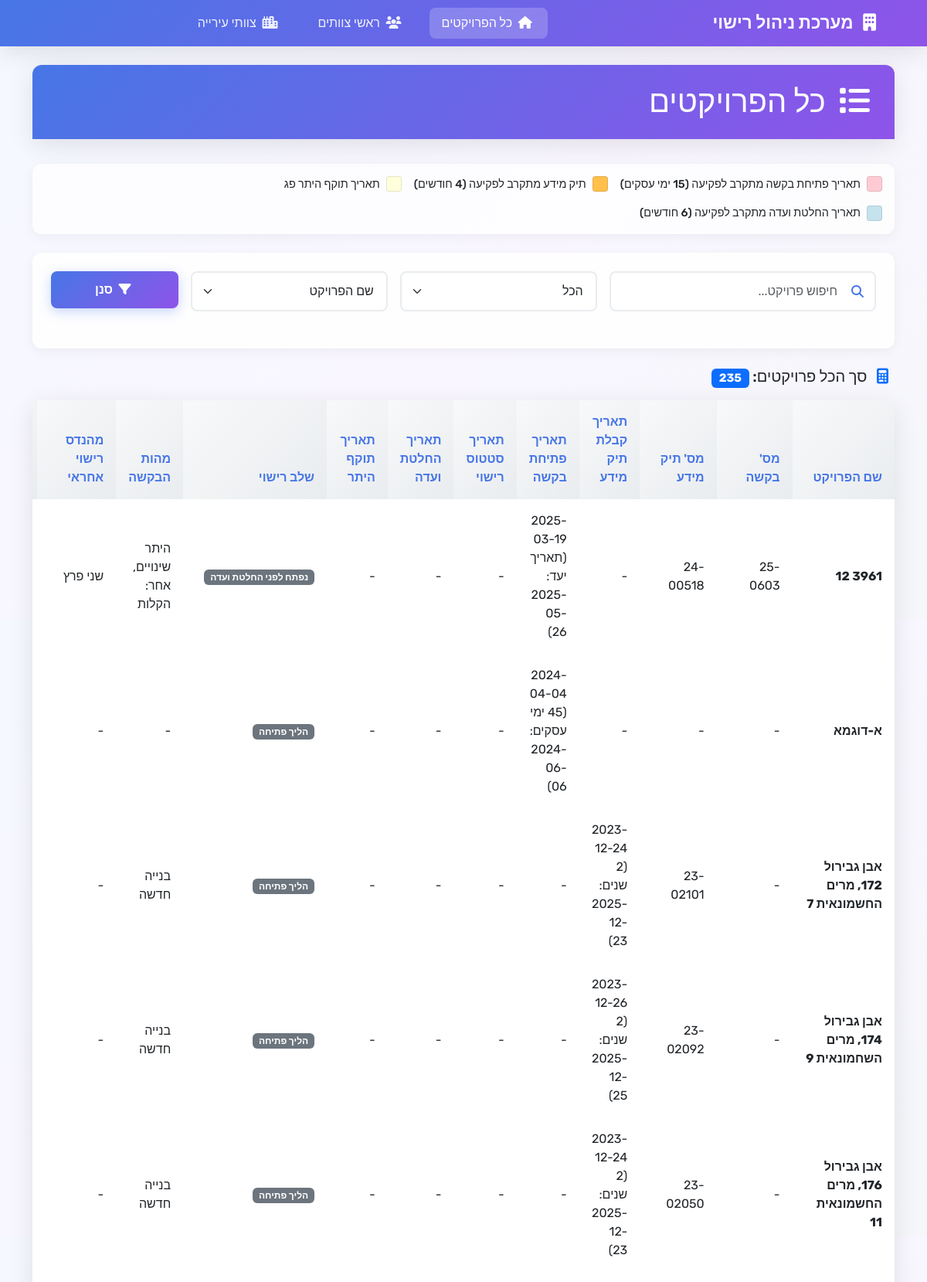
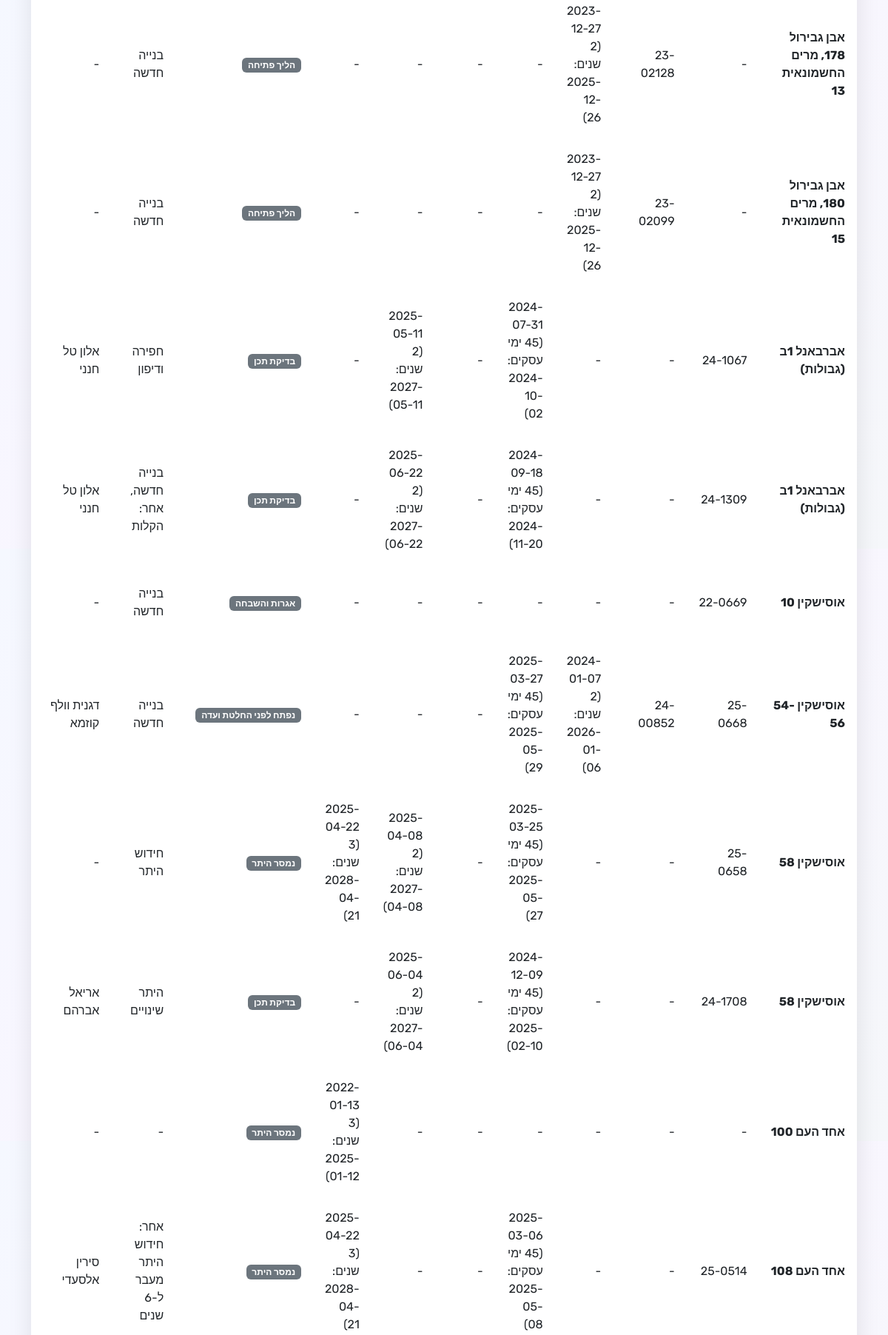
The page / (upper part) on the database its author committed (2 pictures, top to bottom).
### tables this page shows
CREATE TABLE projects (
                id INTEGER PRIMARY KEY AUTOINCREMENT,
                project_name TEXT NOT NULL,
                request_number TEXT NOT NULL,
                date TEXT NOT NULL,
                team_leader TEXT NOT NULL,
                stage TEXT NOT NULL
            , request_date TEXT, opening_date TEXT, notes TEXT, licensing_engineer TEXT, request_types TEXT, engineer TEXT, info_file_number TEXT, status_date TEXT, management_company TEXT, entrepreneur_name TEXT, architect TEXT, city TEXT, city_team TEXT, committee_date TEXT, permit_validity_date TEXT, info_date_extension INTEGER DEFAULT 0, opening_date_extension INTEGER DEFAULT 0, status_date_extension INTEGER DEFAULT 0, committee_date_extension INTEGER DEFAULT 0, permit_validity_date_extension INTEGER DEFAULT 0);

### app.py (the view, shortened to what this page needs)
@app.route('/')
def index():
    conn = get_db_connection()
    search = request.args.get('search', '')
    stage_filter = request.args.get('stage', 'הכל')
    sort_by = request.args.get('sort', 'project_name')
    query = """
        SELECT
            id, project_name, request_number, info_file_number,
            date, opening_date, status_date, committee_date, permit_validity_date,
            team_leader, stage, request_types, engineer, management_company,
            entrepreneur_name, architect, city, notes,
            info_date_extension, opening_date_extension, status_date_extension,
            committee_date_extension, permit_validity_date_extension, city_team
        FROM projects
        WHERE 1=1
    """
    params = []
    if stage_filter != 'הכל':
        query += " AND stage = ?"
        params.append(stage_filter)
    if sort_by in ['project_name', 'request_number', 'date', 'opening_date', 'stage', 'engineer', 'team_leader']:
        query += f" ORDER BY {sort_by}"
    else:
        query += " ORDER BY project_name"
    projects = conn.execute(query, params).fetchall()
    formatted_projects = []
    for project in projects:
        project_dict = dict(project)
        if project_dict.get('date'):
            project_dict['formatted_info_date'] = format_date_with_extension(
                project_dict['date'],
                project_dict.get('info_date_extension', 0),
                'info'
            )
        if project_dict.get('opening_date'):
            project_dict['formatted_opening_date'] = format_date_with_extension(
                project_dict['opening_date'],
                project_dict.get('opening_date_extension', 0),
                'opening'
            )
        if project_dict.get('committee_date'):
            project_dict['formatted_committee_date'] = format_date_with_extension(
                project_dict['committee_date'],
                project_dict.get('committee_date_extension', 0),
                'committee'
            )
        if project_dict.get('permit_validity_date'):
            project_dict['formatted_permit_date'] = format_date_with_extension(
                project_dict['permit_validity_date'],
                project_dict.get('permit_validity_date_extension', 0),
                'permit'
            )
        project_dict['row_color'] = get_row_color_class(project_dict)
        formatted_projects.append(project_dict)
    conn.close()
    return render_template('index.html',
                         projects=formatted_projects,
                         stages=LICENSING_STAGES,
                         current_stage=stage_filter,
                         search=search,
                         sort_by=sort_by,
                         project_count=len(formatted_projects))

### app.py (called while the page is built, shortened)
def get_db_connection():
    conn = sqlite3.connect(DATABASE_PATH)
    conn.row_factory = sqlite3.Row
    return conn

def calculate_base_date_by_type(original_date, field_type):
    if field_type == 'opening':
        business_target = calculate_business_days(original_date.strftime('%Y-%m-%d'), 45)
        return datetime.strptime(business_target, '%Y-%m-%d') if business_target else original_date + timedelta(days=180)
    elif field_type in ['info', 'committee']:
        return original_date + timedelta(days=730)
    elif field_type == 'permit':
        return original_date + timedelta(days=1095)
    else:
        return original_date + timedelta(days=180)

def format_base_date_by_type(original_date_str, field_type):
    if not original_date_str:
        return ""
    try:
        original_date = datetime.strptime(original_date_str, '%Y-%m-%d')
        base_date = calculate_base_date_by_type(original_date, field_type)
        if field_type == 'opening':
            business_target = calculate_business_days(original_date_str, 45)
            return f"{original_date_str}<br>(45 ימי עסקים: {business_target})"
        elif field_type in ['info', 'committee']:
            return f"{original_date_str}<br>(2 שנים: {base_date.strftime('%Y-%m-%d')})"
        elif field_type == 'permit':
            return f"{original_date_str}<br>(3 שנים: {base_date.strftime('%Y-%m-%d')})"
        else:
            return original_date_str
    except:
        return original_date_str

def get_base_description(field_type):
    if field_type == 'opening':
        return "45 ימי עסקים"
    elif field_type in ['info', 'committee']:
        return "2 שנים"
    elif field_type == 'permit':
        return "3 שנים"
    else:
        return "בסיס"

def check_date_expired_with_extensions(date_str):
    try:
        if not date_str:
            return False
        current_date = datetime.now()
        if '<br>' in date_str and ':' in date_str:
            lines = date_str.split('<br>')
            if len(lines) >= 2:
                import re
                date_match = re.search(r':\s*(\d{4}-\d{2}-\d{2})', lines[1])
                if date_match:
                    target_date_str = date_match.group(1)
                    target_date = datetime.strptime(target_date_str, '%Y-%m-%d')
                    return current_date.date() > target_date.date()
    except:
        return False

### templates/index.html (shortened to what this page needs)
{% extends "base.html" %}
{% block content %}
<div class="row">
    <div class="col-12">
        <div class="card">
            <div class="card-header">
                <h1 class="mb-0">
                    <i class="fas fa-list me-2"></i>
                    כל הפרויקטים
                </h1>
            </div>
        </div>
        <div class="status-legend">
            <div class="legend-item">
                <div class="legend-color" style="background-color: rgba(255, 182, 193, 0.7);"></div>
                <span>תאריך פתיחת בקשה מתקרב לפקיעה (15 ימי עסקים)</span>
            </div>
            <div class="legend-item">
                <div class="legend-color" style="background-color: rgba(255, 165, 0, 0.7);"></div>
                <span>תיק מידע מתקרב לפקיעה (4 חודשים)</span>
            </div>
            <div class="legend-item">
                <div class="legend-color" style="background-color: rgba(255, 255, 204, 0.7);"></div>
                <span>תאריך תוקף היתר פג</span>
            </div>
            <div class="legend-item">
                <div class="legend-color" style="background-color: rgba(173, 216, 230, 0.7);"></div>
                <span>תאריך החלטת ועדה מתקרב לפקיעה (6 חודשים)</span>
            </div>
        </div>
        <div class="filter-section">
            <form method="GET" class="row g-3">
                <div class="col-md-4">
                    <div class="search-container">
                        <input type="text" class="form-control" name="search"
                               value="{{ search }}" placeholder="חיפוש פרויקט...">
                        <i class="fas fa-search search-icon"></i>
                    </div>
                </div>
                <div class="col-md-3">
                    <select class="form-select" name="stage">
                        {% for stage in stages %}
                        <option value="{{ stage }}" {{ 'selected' if stage == current_stage }}>
                            {{ stage }}
                        </option>
                        {% endfor %}
                    </select>
                </div>
                <div class="col-md-3">
                    <select class="form-select" name="sort">
                        <option value="project_name" {{ 'selected' if sort_by == 'project_name' }}>שם הפרויקט</option>
                    </select>
                </div>
                <div class="col-md-2">
                    <button type="submit" class="btn btn-primary w-100">
                        <i class="fas fa-filter me-1"></i>
                        סנן
                    </button>
                </div>
            </form>
        </div>
        <div class="d-flex justify-content-between align-items-center mb-3">
            <h5 class="mb-0">
                <i class="fas fa-calculator me-2 text-primary"></i>
                סך הכל פרויקטים: <span class="badge bg-primary">{{ project_count }}</span>
            </h5>
        </div>
        <div class="card">
            <div class="card-body p-0">
                <div class="table-responsive">
                    <table class="table table-hover mb-0">
                        <thead>
                            <tr>
                                <th>שם הפרויקט</th>
                                <th>מס' בקשה</th>
                                <th>מס' תיק מידע</th>
                                <th>תאריך קבלת תיק מידע</th>
                                <th>תאריך פתיחת בקשה</th>
                                <th>תאריך סטטוס רישוי</th>
                                <th>תאריך החלטת ועדה</th>
                                <th>תאריך תוקף היתר</th>
                                <th>שלב רישוי</th>
                                <th>מהות הבקשה</th>
                                <th>מהנדס רישוי אחראי</th>
                                <th>חברת ניהול</th>
                            </tr>
                        </thead>
                        <tbody>
                            {% for project in projects %}
                            <tr class="{% if project.row_color %}row-{{ project.row_color }}{% endif %}">
                                <td class="fw-bold">{{ project.project_name or '-' }}</td>
                                <td>{{ project.request_number or '-' }}</td>
                                <td>{{ project.info_file_number or '-' }}</td>
                                <td>{{ project.formatted_info_date|safe or project.date or '-' }}</td>
                                <td>{{ project.formatted_opening_date|safe or project.opening_date or '-' }}</td>
                                <td>{{ project.status_date or '-' }}</td>
                                <td>{{ project.formatted_committee_date|safe or project.committee_date or '-' }}</td>
                                <td>{{ project.formatted_permit_date|safe or project.permit_validity_date or '-' }}</td>
                                <td>
                                    <span class="badge bg-secondary">{{ project.stage or '-' }}</span>
                                </td>
                                <td>{{ project.request_types or '-' }}</td>
                                <td>{{ project.engineer or '-' }}</td>
                                <td>{{ project.management_company or '-' }}</td>
                            </tr>
                            {% endfor %}
                        </tbody>
                    </table>
                </div>
            </div>
        </div>
    </div>
</div>
{% endblock %}

### templates/base.html (style rules this page uses)
:root { --primary-gradient: linear-gradient(135deg, #4776E6 0%, #8E54E9 100%); --primary-color: #4776E6; --secondary-color: #8E54E9; --bg-gradient: linear-gradient(135deg, #f5f8ff 0%, #f9f6ff 50%, #f5f7fa 100%); --card-shadow: 0 8px 32px rgba(0, 0, 0, 0.1); --border-radius: 12px; }
* { font-family: 'Rubik', -apple-system, BlinkMacSystemFont, 'Segoe UI', sans-serif; }
body { background: var(--bg-gradient); min-height: 100vh; direction: rtl; }
.card { border: none; border-radius: var(--border-radius); box-shadow: var(--card-shadow); backdrop-filter: blur(10px); background: rgba(255, 255, 255, 0.95); margin-bottom: 2rem; }
.card-header { background: var(--primary-gradient); color: white; border: none; border-radius: var(--border-radius) var(--border-radius) 0 0 !important; font-weight: 600; padding: 1.5rem; }
.btn-primary { background: var(--primary-gradient); border: none; border-radius: 8px; padding: 0.75rem 1.5rem; font-weight: 600; transition: all 0.3s ease; box-shadow: 0 4px 15px rgba(71, 118, 230, 0.3); }
.form-control, .form-select { border: 2px solid #e9ecef; border-radius: 8px; padding: 0.75rem 1rem; transition: all 0.3s ease; }
.table { border-radius: var(--border-radius); overflow: hidden; box-shadow: none; }
.table thead th { background: linear-gradient(135deg, #f8f9fa 0%, #e9ecef 100%); border: none; font-weight: 600; color: var(--primary-color); text-align: right; padding: 1rem; }
.table tbody td { border: none; padding: 1rem; text-align: right; vertical-align: middle; }
.table tbody tr { transition: all 0.3s ease; }
.row-warning { background-color: rgba(255, 255, 204, 0.7) !important; }
.row-approaching { background-color: rgba(255, 182, 193, 0.7) !important; }
.row-info_expiring { background-color: rgba(255, 165, 0, 0.7) !important; }
.status-legend { display: flex; flex-wrap: wrap; gap: 1rem; margin-bottom: 1.5rem; padding: 1rem; background: rgba(255, 255, 255, 0.8); border-radius: var(--border-radius); box-shadow: 0 4px 15px rgba(0, 0, 0, 0.05); }
.legend-item { display: flex; align-items: center; gap: 0.5rem; font-size: 0.9rem; font-weight: 500; }
.legend-color { width: 20px; height: 20px; border-radius: 4px; border: 1px solid rgba(0, 0, 0, 0.1); }
.search-container { position: relative; margin-bottom: 1.5rem; }
.search-container .form-control { padding-right: 3rem; }
.search-container .search-icon { position: absolute; right: 1rem; top: 50%; transform: translateY(-50%); color: var(--primary-color); }
.filter-section { background: rgba(255, 255, 255, 0.9); padding: 1.5rem; border-radius: var(--border-radius); margin-bottom: 1.5rem; box-shadow: 0 4px 15px rgba(0, 0, 0, 0.05); }

### rows shown on the page
projects: project_name "3961 12", request_number "25-0603", info_file_number "24-00518", formatted_info_date "-", formatted_opening_date "2025-03-19 (תאריך יעד: 2025-05-26)", status_date "-", formatted_committee_date "-", formatted_permit_date "-", stage "נפתח לפני החלטת ועדה", request_types "היתר שינויים, אחר: הקלות", engineer "שני פרץ"
projects: project_name "א-דוגמא", request_number "-", info_file_number "-", formatted_info_date "-", formatted_opening_date "2024-04-04 (45 ימי עסקים: 2024-06-06)", status_date "-", formatted_committee_date "-", formatted_permit_date "-", stage "הליך פתיחה", request_types "-", engineer "-"
projects: project_name "אבן גבירול 172, מרים החשמונאית 7", request_number "-", info_file_number "23-02101", formatted_info_date "2023-12-24 (2 שנים: 2025-12-23)", formatted_opening_date "-", status_date "-", formatted_committee_date "-", formatted_permit_date "-", stage "הליך פתיחה", request_types "בנייה חדשה", engineer "-"
projects: project_name "אבן גבירול 174, מרים השחמונאית 9", request_number "-", info_file_number "23-02092", formatted_info_date "2023-12-26 (2 שנים: 2025-12-25)", formatted_opening_date "-", status_date "-", formatted_committee_date "-", formatted_permit_date "-", stage "הליך פתיחה", request_types "בנייה חדשה", engineer "-"
projects: project_name "אבן גבירול 176, מרים החשמונאית 11", request_number "-", info_file_number "23-02050", formatted_info_date "2023-12-24 (2 שנים: 2025-12-23)", formatted_opening_date "-", status_date "-", formatted_committee_date "-", formatted_permit_date "-", stage "הליך פתיחה", request_types "בנייה חדשה", engineer "-"
projects: project_name "אבן גבירול 178, מרים החשמונאית 13", request_number "-", info_file_number "23-02128", formatted_info_date "2023-12-27 (2 שנים: 2025-12-26)", formatted_opening_date "-", status_date "-", formatted_committee_date "-", formatted_permit_date "-", stage "הליך פתיחה", request_types "בנייה חדשה", engineer "-"
projects: project_name "אבן גבירול 180, מרים החשמונאית 15", request_number "-", info_file_number "23-02099", formatted_info_date "2023-12-27 (2 שנים: 2025-12-26)", formatted_opening_date "-", status_date "-", formatted_committee_date "-", formatted_permit_date "-", stage "הליך פתיחה", request_types "בנייה חדשה", engineer "-"
projects: project_name "אברבאנל 1ב (גבולות)", request_number "24-1067", info_file_number "-", formatted_info_date "-", formatted_opening_date "2024-07-31 (45 ימי עסקים: 2024-10-02)", status_date "-", formatted_committee_date "2025-05-11 (2 שנים: 2027-05-11)", formatted_permit_date "-", stage "בדיקת תכן", request_types "חפירה ודיפון", engineer "אלון טל חנני"
projects: project_name "אברבאנל 1ב (גבולות)", request_number "24-1309", info_file_number "-", formatted_info_date "-", formatted_opening_date "2024-09-18 (45 ימי עסקים: 2024-11-20)", status_date "-", formatted_committee_date "2025-06-22 (2 שנים: 2027-06-22)", formatted_permit_date "-", stage "בדיקת תכן", request_types "בנייה חדשה, אחר: הקלות", engineer "אלון טל חנני"
projects: project_name "אוסישקין 10", request_number "22-0669", info_file_number "-", formatted_info_date "-", formatted_opening_date "-", status_date "-", formatted_committee_date "-", formatted_permit_date "-", stage "אגרות והשבחה", request_types "בנייה חדשה", engineer "-"
projects: project_name "אוסישקין 54-56", request_number "25-0668", info_file_number "24-00852", formatted_info_date "2024-01-07 (2 שנים: 2026-01-06)", formatted_opening_date "2025-03-27 (45 ימי עסקים: 2025-05-29)", status_date "-", formatted_committee_date "-", formatted_permit_date "-", stage "נפתח לפני החלטת ועדה", request_types "בנייה חדשה", engineer "דגנית וולף קוזמא"
projects: project_name "אוסישקין 58", request_number "25-0658", info_file_number "-", formatted_info_date "-", formatted_opening_date "2025-03-25 (45 ימי עסקים: 2025-05-27)", status_date "-", formatted_committee_date "2025-04-08 (2 שנים: 2027-04-08)", formatted_permit_date "2025-04-22 (3 שנים: 2028-04-21)", stage "נמסר היתר", request_types "חידוש היתר", engineer "-"
projects: project_name "אוסישקין 58", request_number "24-1708", info_file_number "-", formatted_info_date "-", formatted_opening_date "2024-12-09 (45 ימי עסקים: 2025-02-10)", status_date "-", formatted_committee_date "2025-06-04 (2 שנים: 2027-06-04)", formatted_permit_date "-", stage "בדיקת תכן", request_types "היתר שינויים", engineer "אריאל אברהם"
projects: project_name "אחד העם 100", request_number "-", info_file_number "-", formatted_info_date "-", formatted_opening_date "-", status_date "-", formatted_committee_date "-", formatted_permit_date "2022-01-13 (3 שנים: 2025-01-12)", stage "נמסר היתר", request_types "-", engineer "-"
projects: project_name "אחד העם 108", request_number "25-0514", info_file_number "-", formatted_info_date "-", formatted_opening_date "2025-03-06 (45 ימי עסקים: 2025-05-08)", status_date "-", formatted_committee_date "-", formatted_permit_date "2025-04-22 (3 שנים: 2028-04-21)", stage "נמסר היתר", request_types "אחר: חידוש היתר מעבר ל-6 שנים", engineer "סירין אלסעדי"

### other values the page prints
{{ project_count }} "235"
form field stage "הכל"
